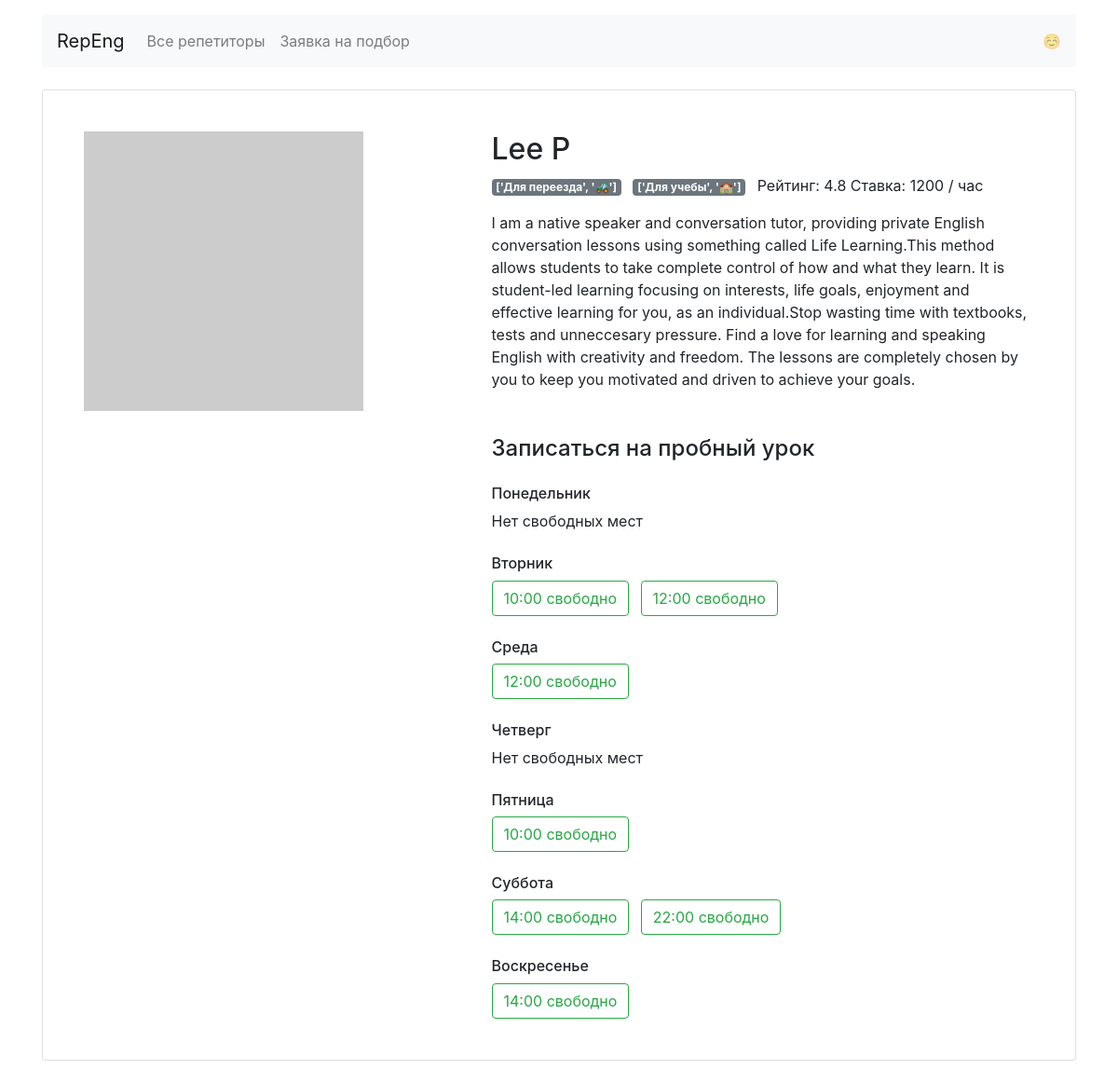
/profiles/2/, run on the app's committed database.
### app.py (models this page shows)
class Teacher(db.Model):
    __tablename__ = 'teachers'
    id = db.Column(db.Integer, primary_key=True)
    name = db.Column(db.String(255), nullable=False)
    about = db.Column(db.String(2048), nullable=False)
    picture = db.Column(db.String(64), nullable=False)
    rating = db.Column(db.Float)
    price = db.Column(db.Integer, nullable=False)
    goals = db.Column(db.String(255), nullable=False)
    free = db.Column(db.String(1024), nullable=False)
    booking = db.relationship('Booking', back_populates='teacher')

### app.py (the view)
@app.route('/profiles/<teacher_id>/', )
def profile(teacher_id):
    teacher = db.session.query(Teacher).filter(Teacher.id == teacher_id).first()
    if teacher:
        teacher.free = json.loads(teacher.free)
        teacher.goals = json.loads(teacher.goals)
        return render_template('profile.html', goals=goals, teacher=teacher, weekdays=weekdays)
    return abort(404, description='Запрошенный преподователь не найден')

### templates/profile.html
{% extends 'base.html' %}
{% block container %}
<main class="container mt-3">
    <div class="card my-4 mx-auto">
        <div class="card-body m-2 m-md-4">
            <article class="row">
                <div class="col-5"><img src="{{ teacher['picture'] }}" class="img-fluid" alt=""></div>
                <div class="col-7">
                    <section class="teacher=info">
                        <h1 class="h2">{{ teacher.name }}</h1>
                        <p>
                            {% for goal in teacher.goals %}
                            <span class="badge badge-secondary mr-2">
                  {{ goals[goal] }}
                </span>
                            {% endfor %}
                            Рейтинг: {{ teacher.rating }} Ставка: {{ teacher.price }} / час
                        </p>
                        <p>{{ teacher.about }}</p>
                    </section>
                    <section class="available">
                        <h4 class="mb-4 mt-5">Записаться на пробный урок</h4>
                        {% for day,times in teacher.free.items() %}
                        <h6 class="mt-4">{{ weekdays[day] }}</h6>
                        {% if True in times.values() %}
                        {% for time, status in times.items() %}
                        {% if status==True %}
                        <a href="/booking/{{teacher['id']}}/{{day}}/{{time|replace(':00','')}}"
                           class="btn btn-outline-success mr-2">{{ time }} свободно</a>
                        {% endif %}
                        {% endfor %}
                        {% else %}
                        <p> Нет свободных мест </p>
                        {% endif %}
                        {% endfor %}
                    </section>
                </div>
            </article>
        </div>
    </div>
</main>
{% endblock %}

### templates/base.html (shortened to what this page needs)
<!DOCTYPE html>
<html lang="ru">
<head>
  <link rel="stylesheet" href="https://stackpath.bootstrapcdn.com/bootstrap/4.3.1/css/bootstrap.min.css">
</head>
<body>
  <header class="container mt-3">
    <nav class="navbar navbar-expand-lg navbar-light bg-light">
      <a class="navbar-brand" href="{{ url_for('index') }}">RepEng</a>
      <div class="collapse navbar-collapse" id="navbarNav">
        <ul class="navbar-nav">
          <li class="nav-item {% if request.path == url_for('all') %}active{%endif%}">
            <a class="nav-link" href="{{ url_for('all') }}">Все репетиторы</a>
          </li>
          <li class="nav-item {% if request.path == url_for('request') %}active{%endif%}">
            <a class="nav-link" href="{{ url_for('request') }}">Заявка на подбор</a>
          </li>
        </ul>
      </div>
      <span class="navbar-text d-sm-none d-lg-block">
        ☺️
      </span>
    </nav>
  </header>
<body>
     {% block container %}
      {% endblock %}
</body>
</html>

### data on the page
Teacher: name "Lee P", rating "4.8", price "1200", about "I am a native speaker and conversation tutor, providing private English conversation lessons using something called Life Learning.This method allows students to take complete control of how and what they learn. It is student-led learning focusing on interests, life goals, enjoyment and effective learning for you, as an individual.Stop wasting time with textbooks, tests and unneccesary pressure. Find a love for learning and speaking English with creativity and freedom. The lessons are completely chosen by you to keep you motivated and driven to achieve your goals."

### other printed values
{{ goals[goal] }} "['Для переезда', '🚜']" "['Для учебы', '🏫']"
{{ weekdays[day] }} "Понедельник" "Вторник" "Среда" "Четверг" "Пятница" "Суббота" "Воскресенье"
{{ time }} "10:00" "12:00" "12:00" "10:00" "14:00" "22:00" "14:00"
